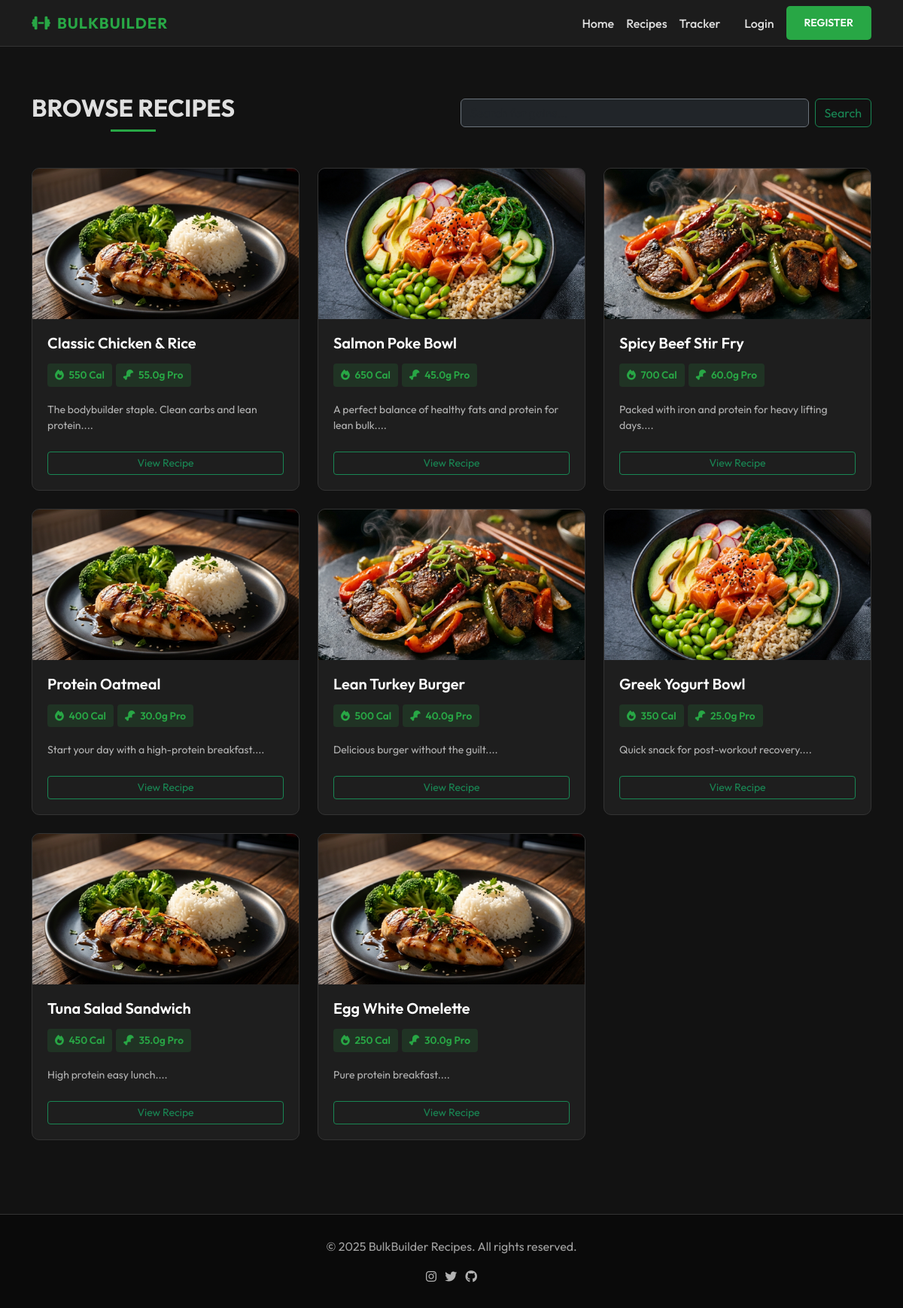
Page /recipes/list.php on the committed database.
### tables this page shows
CREATE TABLE IF NOT EXISTS recipes (
    id INT AUTO_INCREMENT PRIMARY KEY,
    title VARCHAR(200) NOT NULL,
    description TEXT,
    ingredients TEXT NOT NULL,
    instructions TEXT NOT NULL,
    calories INT,
    protein DECIMAL(5,1),
    carbs DECIMAL(5,1),
    fats DECIMAL(5,1),
    image VARCHAR(255),
    author_id INT,
    status ENUM('pending', 'approved', 'rejected') DEFAULT 'pending',
    created_at TIMESTAMP DEFAULT CURRENT_TIMESTAMP,
    FOREIGN KEY (author_id) REFERENCES users(id)
);

### recipes/list.php (the view, shortened to what this page needs)
<?php
include '../includes/db_connect.php';
include '../includes/header.php';
$search = isset($_GET['search']) ? $_GET['search'] : '';
$sql = "SELECT * FROM recipes WHERE status = 'approved'";
$stmt = $conn->prepare($sql);
$stmt->execute();
$result = $stmt->get_result();
?>
<main class="container py-5">
    <div class="row mb-5 align-items-center">
        <div class="col-md-6">
            <h2 class="section-title mb-0">Browse Recipes</h2>
        </div>
        <div class="col-md-6">
            <form action="list.php" method="GET" class="d-flex">
                <input class="form-control me-2 bg-dark border-secondary text-light" type="search" placeholder="Search for gains..." name="search" value="<?php echo htmlspecialchars($search); ?>">
                <button class="btn btn-outline-success" type="submit">Search</button>
            </form>
        </div>
    </div>
    <div class="row g-4" id="recipe-grid">
        <?php if ($result->num_rows > 0): ?>
            <?php while($row = $result->fetch_assoc()): ?>
                <div class="col-md-4">
                    <div class="recipe-card h-100">
                        <?php
                            $img = $row['image'] && file_exists("../" . $row['image']) ? "../" . $row['image'] : "https://placehold.co/600x400/1e1e1e/28a745?text=No+Image";
                        ?>
                        <img src="<?php echo htmlspecialchars($img); ?>" class="recipe-img" alt="<?php echo htmlspecialchars($row['title']); ?>">
                        <div class="card-body d-flex flex-column">
                            <h5 class="card-title text-truncate"><?php echo htmlspecialchars($row['title']); ?></h5>
                            <div class="d-flex mb-3 flex-wrap">
                                <span class="badge-macro mb-1"><i class="fas fa-fire me-1"></i> <?php echo $row['calories']; ?> Cal</span>
                                <span class="badge-macro mb-1"><i class="fas fa-drumstick-bite me-1"></i> <?php echo $row['protein']; ?>g Pro</span>
                            </div>
                            <p class="text-muted small mb-4 flex-grow-1"><?php echo htmlspecialchars(substr($row['description'], 0, 80)) . '...'; ?></p>
                            <a href="view.php?id=<?php echo $row['id']; ?>" class="btn btn-sm btn-outline-success w-100 mt-auto">View Recipe</a>
                        </div>
                    </div>
                </div>
            <?php endwhile; ?>
        <?php endif; ?>
    </div>
</main>
<?php include '../includes/footer.php'; ?>

### includes/header.php (shortened to what this page needs)
<?php
$current_page = basename($_SERVER['PHP_SELF']);
?>
<!DOCTYPE html>
<html lang="en">
<head>
    <link href="https://cdn.jsdelivr.net/npm/bootstrap@5.3.2/dist/css/bootstrap.min.css" rel="stylesheet">
    <link rel="stylesheet" href="https://cdnjs.cloudflare.com/ajax/libs/font-awesome/6.4.0/css/all.min.css">
    <link rel="stylesheet" href="/bulkbuilder/css/style.css">
</head>
<body>
    <nav class="navbar navbar-expand-lg navbar-dark fixed-top">
        <div class="container">
            <a class="navbar-brand" href="/bulkbuilder/index.php"><i class="fas fa-dumbbell me-2"></i>BulkBuilder</a>
            <div class="collapse navbar-collapse" id="navbarNav">
                <ul class="navbar-nav ms-auto align-items-center">
                    <li class="nav-item"><a
                            class="nav-link <?php echo ($current_page == 'index.php') ? 'active' : ''; ?>"
                            href="/bulkbuilder/index.php">Home</a></li>
                    <li class="nav-item"><a
                            class="nav-link <?php echo ($current_page == 'list.php') ? 'active' : ''; ?>"
                            href="/bulkbuilder/recipes/list.php">Recipes</a></li>
                    <li class="nav-item"><a
                            class="nav-link <?php echo ($current_page == 'dashboard.php') ? 'active' : ''; ?>"
                            href="/bulkbuilder/tracker/dashboard.php">Tracker</a></li>
                    <?php if (isset($_SESSION['user_id'])): ?>
                        <?php if ($_SESSION['role'] === 'writer' || $_SESSION['role'] === 'admin' || $_SESSION['role'] === 'mod'): ?>
                            <li class="nav-item"><a class="nav-link text-success" href="/bulkbuilder/recipes/add.php"><i
                                        class="fas fa-plus-circle me-1"></i>Add Recipe</a></li>
                        <?php endif; ?>
                        <?php if ($_SESSION['role'] === 'mod' || $_SESSION['role'] === 'admin'): ?>
                            <li class="nav-item"><a class="nav-link text-warning" href="/bulkbuilder/mod/queue.php"><i
                                        class="fas fa-shield-alt me-1"></i>Mod Queue</a></li>
                        <?php endif; ?>
                        <?php if ($_SESSION['role'] === 'admin'): ?>
                            <li class="nav-item"><a class="nav-link text-danger" href="#"><i
                                        class="fas fa-users-cog me-1"></i>Manage Users</a></li>
                        <?php endif; ?>
                        <li class="nav-item dropdown ms-lg-3">
                            <a class="nav-link dropdown-toggle btn btn-outline-light px-3 py-1 rounded-pill" href="#"
                                role="button" data-bs-toggle="dropdown">
                                <i class="fas fa-user-circle me-1"></i>
                                <?php echo htmlspecialchars($_SESSION['username']); ?>
                            </a>
                            <ul class="dropdown-menu dropdown-menu-end dropdown-menu-dark">
                                <li><a class="dropdown-item" href="#">Dashboard</a></li>
                                <li><a class="dropdown-item" href="/bulkbuilder/profile.php">Profile</a></li>
                                <li>
                                    <hr class="dropdown-divider">
                                </li>
                                <li><a class="dropdown-item text-danger" href="/bulkbuilder/auth/logout.php"><i
                                            class="fas fa-sign-out-alt me-1"></i>Logout</a></li>
                            </ul>
                        </li>
                    <?php else: ?>
                        <li class="nav-item ms-lg-3">
                            <a class="nav-link" href="/bulkbuilder/auth/login.php">Login</a>
                        </li>
                        <li class="nav-item">
                            <a class="btn btn-custom-green btn-sm px-4 ms-2"
                                href="/bulkbuilder/auth/register.php">Register</a>
                        </li>
                    <?php endif; ?>
                </ul>
            </div>
        </div>
    </nav>
    <div style="height: 76px;"></div>

### includes/footer.php (shortened to what this page needs)
<footer class="text-center">
    <div class="container">
        <p>&copy; 2025 BulkBuilder Recipes. All rights reserved.</p>
        <div class="mt-2">
            <a href="#" class="text-muted me-2"><i class="fab fa-instagram"></i></a>
            <a href="#" class="text-muted me-2"><i class="fab fa-twitter"></i></a>
            <a href="#" class="text-muted"><i class="fab fa-github"></i></a>
        </div>
    </div>
</footer>
</body>
</html>

### css/style.css (style rules this page uses)
:root { --bg-dark: #121212; --bg-card: #1e1e1e; --text-primary: #e0e0e0; --text-muted: #a0a0a0; --accent-green: #28a745; --accent-hover: #218838; }
body { background-color: var(--bg-dark); color: var(--text-primary); color: var(--text-primary); font-family: 'Outfit', 'Inter', sans-serif; }
.text-muted { color: #b3b3b3 !important; }
.navbar { background-color: rgba(30, 30, 30, 0.95) !important; backdrop-filter: blur(10px); border-bottom: 1px solid #333; }
.navbar-brand { font-weight: 700; color: var(--accent-green) !important; text-transform: uppercase; letter-spacing: 1px; }
.nav-link { color: var(--text-primary) !important; font-weight: 500; transition: color 0.3s ease; }
.btn-custom-green { background-color: var(--accent-green); color: #fff; padding: 12px 30px; font-weight: 600; border-radius: 5px; border: none; text-transform: uppercase; transition: all 0.3s ease; }
.section-title { position: relative; display: inline-block; margin-bottom: 40px; font-weight: 700; text-transform: uppercase; }
.section-title::after { content: ''; display: block; width: 60px; height: 3px; background-color: var(--accent-green); margin: 10px auto 0; }
.recipe-card { background-color: var(--bg-card); border: 1px solid #333; border-radius: 10px; overflow: hidden; transition: transform 0.3s ease, box-shadow 0.3s ease; height: 100%; }
.recipe-img { height: 200px; object-fit: cover; width: 100%; }
.card-body { padding: 20px; }
.card-title { color: #fff; font-weight: 600; margin-bottom: 15px; }
.badge-macro { background-color: rgba(40, 167, 69, 0.15); color: var(--accent-green); font-size: 0.85rem; padding: 5px 10px; border-radius: 4px; margin-right: 5px; font-weight: 600; }
footer { background-color: #0a0a0a; padding: 30px 0; margin-top: 50px; border-top: 1px solid #333; color: var(--text-muted); }

### rows in the picture
recipes: image (picture), title "Classic Chicken & Rice", calories "550", protein "55.0", description "The bodybuilder staple. Clean carbs and lean protein."
recipes: image (picture), title "Salmon Poke Bowl", calories "650", protein "45.0", description "A perfect balance of healthy fats and protein for lean bulk."
recipes: image (picture), title "Spicy Beef Stir Fry", calories "700", protein "60.0", description "Packed with iron and protein for heavy lifting days."
recipes: image (picture), title "Protein Oatmeal", calories "400", protein "30.0", description "Start your day with a high-protein breakfast."
recipes: image (picture), title "Lean Turkey Burger", calories "500", protein "40.0", description "Delicious burger without the guilt."
recipes: image (picture), title "Greek Yogurt Bowl", calories "350", protein "25.0", description "Quick snack for post-workout recovery."
recipes: image (picture), title "Tuna Salad Sandwich", calories "450", protein "35.0", description "High protein easy lunch."
recipes: image (picture), title "Egg White Omelette", calories "250", protein "30.0", description "Pure protein breakfast."
